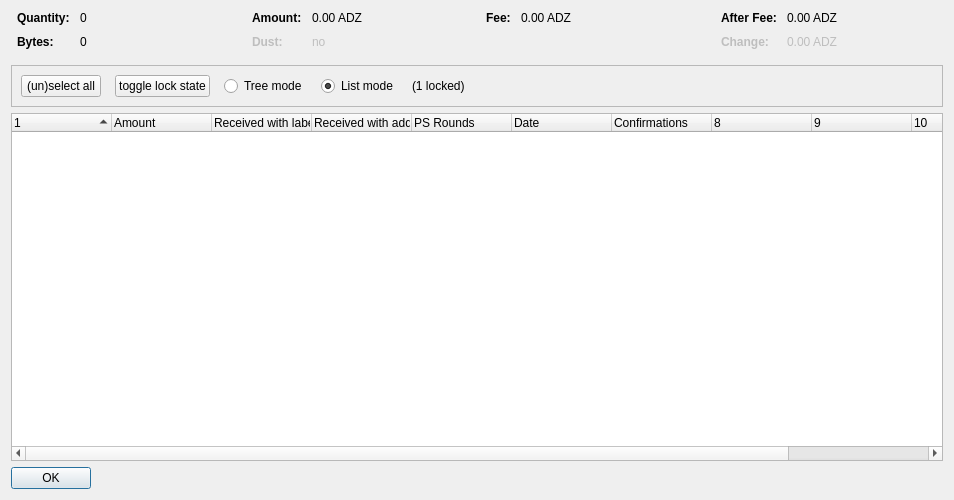
<?xml version="1.0" encoding="UTF-8"?>
<ui version="4.0">
 <class>CoinControlDialog</class>
 <widget class="QDialog" name="CoinControlDialog">
  <property name="geometry">
   <rect>
    <x>0</x>
    <y>0</y>
    <width>954</width>
    <height>500</height>
   </rect>
  </property>
  <property name="windowTitle">
   <string>Coin Selection</string>
  </property>
  <layout class="QVBoxLayout" name="verticalLayout">
   <item>
    <layout class="QHBoxLayout" name="horizontalLayoutTop" stretch="0,0,0,0">
     <property name="topMargin">
      <number>0</number>
     </property>
     <property name="bottomMargin">
      <number>10</number>
     </property>
     <item>
      <layout class="QFormLayout" name="formLayoutCoinControl1">
       <property name="horizontalSpacing">
        <number>10</number>
       </property>
       <property name="verticalSpacing">
        <number>10</number>
       </property>
       <property name="leftMargin">
        <number>6</number>
       </property>
       <property name="rightMargin">
        <number>6</number>
       </property>
       <item row="0" column="0">
        <widget class="QLabel" name="labelCoinControlQuantityText">
         <property name="font">
          <font>
           <weight>75</weight>
           <bold>true</bold>
          </font>
         </property>
         <property name="text">
          <string>Quantity:</string>
         </property>
        </widget>
       </item>
       <item row="0" column="1">
        <widget class="QLabel" name="labelCoinControlQuantity">
         <property name="cursor">
          <cursorShape>IBeamCursor</cursorShape>
         </property>
         <property name="contextMenuPolicy">
          <enum>Qt::ActionsContextMenu</enum>
         </property>
         <property name="text">
          <string notr="true">0</string>
         </property>
         <property name="textInteractionFlags">
          <set>Qt::LinksAccessibleByMouse|Qt::TextSelectableByKeyboard|Qt::TextSelectableByMouse</set>
         </property>
        </widget>
       </item>
       <item row="1" column="0">
        <widget class="QLabel" name="labelCoinControlBytesText">
         <property name="font">
          <font>
           <weight>75</weight>
           <bold>true</bold>
          </font>
         </property>
         <property name="text">
          <string>Bytes:</string>
         </property>
        </widget>
       </item>
       <item row="1" column="1">
        <widget class="QLabel" name="labelCoinControlBytes">
         <property name="cursor">
          <cursorShape>IBeamCursor</cursorShape>
         </property>
         <property name="contextMenuPolicy">
          <enum>Qt::ActionsContextMenu</enum>
         </property>
         <property name="text">
          <string notr="true">0</string>
         </property>
         <property name="textInteractionFlags">
          <set>Qt::LinksAccessibleByMouse|Qt::TextSelectableByKeyboard|Qt::TextSelectableByMouse</set>
         </property>
        </widget>
       </item>
      </layout>
     </item>
     <item>
      <layout class="QFormLayout" name="formLayoutCoinControl2">
       <property name="horizontalSpacing">
        <number>10</number>
       </property>
       <property name="verticalSpacing">
        <number>10</number>
       </property>
       <property name="leftMargin">
        <number>6</number>
       </property>
       <property name="rightMargin">
        <number>6</number>
       </property>
       <item row="0" column="0">
        <widget class="QLabel" name="labelCoinControlAmountText">
         <property name="font">
          <font>
           <weight>75</weight>
           <bold>true</bold>
          </font>
         </property>
         <property name="text">
          <string>Amount:</string>
         </property>
        </widget>
       </item>
       <item row="0" column="1">
        <widget class="QLabel" name="labelCoinControlAmount">
         <property name="cursor">
          <cursorShape>IBeamCursor</cursorShape>
         </property>
         <property name="contextMenuPolicy">
          <enum>Qt::ActionsContextMenu</enum>
         </property>
         <property name="text">
          <string notr="true">0.00 ADZ</string>
         </property>
         <property name="textInteractionFlags">
          <set>Qt::LinksAccessibleByMouse|Qt::TextSelectableByKeyboard|Qt::TextSelectableByMouse</set>
         </property>
        </widget>
       </item>
       <item row="1" column="0">
        <widget class="QLabel" name="labelCoinControlLowOutputText">
         <property name="enabled">
          <bool>false</bool>
         </property>
         <property name="font">
          <font>
           <weight>75</weight>
           <bold>true</bold>
          </font>
         </property>
         <property name="text">
          <string>Dust:</string>
         </property>
        </widget>
       </item>
       <item row="1" column="1">
        <widget class="QLabel" name="labelCoinControlLowOutput">
         <property name="enabled">
          <bool>false</bool>
         </property>
         <property name="cursor">
          <cursorShape>IBeamCursor</cursorShape>
         </property>
         <property name="contextMenuPolicy">
          <enum>Qt::ActionsContextMenu</enum>
         </property>
         <property name="text">
          <string notr="true">no</string>
         </property>
         <property name="textInteractionFlags">
          <set>Qt::LinksAccessibleByMouse|Qt::TextSelectableByKeyboard|Qt::TextSelectableByMouse</set>
         </property>
        </widget>
       </item>
      </layout>
     </item>
     <item>
      <layout class="QFormLayout" name="formLayoutCoinControl3">
       <property name="horizontalSpacing">
        <number>10</number>
       </property>
       <property name="verticalSpacing">
        <number>10</number>
       </property>
       <property name="leftMargin">
        <number>6</number>
       </property>
       <property name="rightMargin">
        <number>6</number>
       </property>
       <item row="0" column="0">
        <widget class="QLabel" name="labelCoinControlFeeText">
         <property name="font">
          <font>
           <weight>75</weight>
           <bold>true</bold>
          </font>
         </property>
         <property name="text">
          <string>Fee:</string>
         </property>
        </widget>
       </item>
       <item row="0" column="1">
        <widget class="QLabel" name="labelCoinControlFee">
         <property name="cursor">
          <cursorShape>IBeamCursor</cursorShape>
         </property>
         <property name="contextMenuPolicy">
          <enum>Qt::ActionsContextMenu</enum>
         </property>
         <property name="text">
          <string notr="true">0.00 ADZ</string>
         </property>
         <property name="textInteractionFlags">
          <set>Qt::LinksAccessibleByMouse|Qt::TextSelectableByKeyboard|Qt::TextSelectableByMouse</set>
         </property>
        </widget>
       </item>
      </layout>
     </item>
     <item>
      <layout class="QFormLayout" name="formLayoutCoinControl4">
       <property name="horizontalSpacing">
        <number>10</number>
       </property>
       <property name="verticalSpacing">
        <number>10</number>
       </property>
       <property name="leftMargin">
        <number>6</number>
       </property>
       <property name="rightMargin">
        <number>6</number>
       </property>
       <item row="0" column="0">
        <widget class="QLabel" name="labelCoinControlAfterFeeText">
         <property name="font">
          <font>
           <weight>75</weight>
           <bold>true</bold>
          </font>
         </property>
         <property name="text">
          <string>After Fee:</string>
         </property>
        </widget>
       </item>
       <item row="0" column="1">
        <widget class="QLabel" name="labelCoinControlAfterFee">
         <property name="cursor">
          <cursorShape>IBeamCursor</cursorShape>
         </property>
         <property name="contextMenuPolicy">
          <enum>Qt::ActionsContextMenu</enum>
         </property>
         <property name="text">
          <string notr="true">0.00 ADZ</string>
         </property>
         <property name="textInteractionFlags">
          <set>Qt::LinksAccessibleByMouse|Qt::TextSelectableByKeyboard|Qt::TextSelectableByMouse</set>
         </property>
        </widget>
       </item>
       <item row="1" column="0">
        <widget class="QLabel" name="labelCoinControlChangeText">
         <property name="enabled">
          <bool>false</bool>
         </property>
         <property name="font">
          <font>
           <weight>75</weight>
           <bold>true</bold>
          </font>
         </property>
         <property name="text">
          <string>Change:</string>
         </property>
        </widget>
       </item>
       <item row="1" column="1">
        <widget class="QLabel" name="labelCoinControlChange">
         <property name="enabled">
          <bool>false</bool>
         </property>
         <property name="cursor">
          <cursorShape>IBeamCursor</cursorShape>
         </property>
         <property name="contextMenuPolicy">
          <enum>Qt::ActionsContextMenu</enum>
         </property>
         <property name="text">
          <string notr="true">0.00 ADZ</string>
         </property>
         <property name="textInteractionFlags">
          <set>Qt::LinksAccessibleByMouse|Qt::TextSelectableByKeyboard|Qt::TextSelectableByMouse</set>
         </property>
        </widget>
       </item>
      </layout>
     </item>
    </layout>
   </item>
   <item>
    <widget class="QFrame" name="frame">
     <property name="minimumSize">
      <size>
       <width>0</width>
       <height>40</height>
      </size>
     </property>
     <property name="frameShape">
      <enum>QFrame::StyledPanel</enum>
     </property>
     <property name="frameShadow">
      <enum>QFrame::Sunken</enum>
     </property>
     <layout class="QHBoxLayout" name="horizontalLayout">
      <item>
       <layout class="QHBoxLayout" name="horizontalLayoutPanel" stretch="0,0,0,0,0,0">
        <property name="spacing">
         <number>14</number>
        </property>
        <item>
         <widget class="QPushButton" name="pushButtonSelectAll">
          <property name="sizePolicy">
           <sizepolicy hsizetype="Maximum" vsizetype="Fixed">
            <horstretch>0</horstretch>
            <verstretch>0</verstretch>
           </sizepolicy>
          </property>
          <property name="text">
           <string>(un)select all</string>
          </property>
          <property name="autoDefault">
           <bool>false</bool>
          </property>
         </widget>
        </item>
        <item>
         <widget class="QPushButton" name="pushButtonToggleLock">
          <property name="sizePolicy">
           <sizepolicy hsizetype="Maximum" vsizetype="Fixed">
            <horstretch>0</horstretch>
            <verstretch>0</verstretch>
           </sizepolicy>
          </property>
          <property name="text">
           <string>toggle lock state</string>
          </property>
          <property name="autoDefault">
           <bool>false</bool>
          </property>
         </widget>
        </item>
        <item>
         <widget class="QRadioButton" name="radioTreeMode">
          <property name="sizePolicy">
           <sizepolicy hsizetype="Maximum" vsizetype="Fixed">
            <horstretch>0</horstretch>
            <verstretch>0</verstretch>
           </sizepolicy>
          </property>
          <property name="text">
           <string>Tree mode</string>
          </property>
         </widget>
        </item>
        <item>
         <widget class="QRadioButton" name="radioListMode">
          <property name="sizePolicy">
           <sizepolicy hsizetype="Maximum" vsizetype="Fixed">
            <horstretch>0</horstretch>
            <verstretch>0</verstretch>
           </sizepolicy>
          </property>
          <property name="text">
           <string>List mode</string>
          </property>
          <property name="checked">
           <bool>true</bool>
          </property>
         </widget>
        </item>
        <item>
         <widget class="QLabel" name="labelLocked">
          <property name="text">
           <string>(1 locked)</string>
          </property>
         </widget>
        </item>
        <item>
         <spacer name="horizontalSpacer">
          <property name="orientation">
           <enum>Qt::Horizontal</enum>
          </property>
          <property name="sizeHint" stdset="0">
           <size>
            <width>40</width>
            <height>20</height>
           </size>
          </property>
         </spacer>
        </item>
       </layout>
      </item>
     </layout>
    </widget>
   </item>
   <item>
    <widget class="CoinControlTreeWidget" name="treeWidget">
     <property name="contextMenuPolicy">
      <enum>Qt::CustomContextMenu</enum>
     </property>
     <property name="sortingEnabled">
      <bool>false</bool>
     </property>
     <property name="columnCount">
      <number>11</number>
     </property>
     <attribute name="headerShowSortIndicator" stdset="0">
      <bool>true</bool>
     </attribute>
     <attribute name="headerStretchLastSection">
      <bool>false</bool>
     </attribute>
     <column>
      <property name="text">
       <string/>
      </property>
     </column>
     <column>
      <property name="text">
       <string>Amount</string>
      </property>
     </column>
     <column>
      <property name="text">
       <string>Received with label</string>
      </property>
     </column>
     <column>
      <property name="text">
       <string>Received with address</string>
      </property>
     </column>
     <column>
      <property name="text">
       <string>PS Rounds</string>
      </property>
     </column>
     <column>
      <property name="text">
       <string>Date</string>
      </property>
     </column>
     <column>
      <property name="text">
       <string>Confirmations</string>
      </property>
      <property name="toolTip">
       <string>Confirmed</string>
      </property>
     </column>
     <column>
      <property name="text">
       <string/>
      </property>
     </column>
     <column>
      <property name="text">
       <string/>
      </property>
     </column>
     <column>
      <property name="text">
       <string/>
      </property>
     </column>
     <column>
      <property name="text">
       <string/>
      </property>
     </column>
    </widget>
   </item>
   <item>
    <widget class="QDialogButtonBox" name="buttonBox">
     <property name="sizePolicy">
      <sizepolicy hsizetype="Maximum" vsizetype="Fixed">
       <horstretch>0</horstretch>
       <verstretch>0</verstretch>
      </sizepolicy>
     </property>
     <property name="orientation">
      <enum>Qt::Horizontal</enum>
     </property>
     <property name="standardButtons">
      <set>QDialogButtonBox::Ok</set>
     </property>
    </widget>
   </item>
  </layout>
 </widget>
 <customwidgets>
  <customwidget>
   <class>CoinControlTreeWidget</class>
   <extends>QTreeWidget</extends>
   <header>coincontroltreewidget.h</header>
  </customwidget>
 </customwidgets>
 <resources/>
 <connections/>
</ui>
